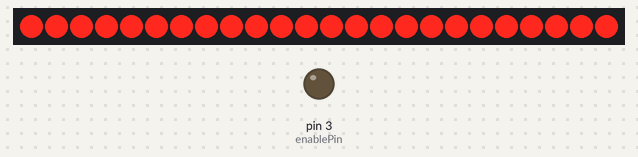
A sketch run on a simulated Arduino Uno, built with avr-gcc and run on an emulated ATmega328P. On the bench: 24 shift-register outputs drawn as a row of LEDs (first output left, lit = HIGH), output pins drawn as LEDs (lit = HIGH). Random numbers use the default seed unless the sketch sets one; pins used as bus, display or sensor lines are not drawn.

Above: at 0.45 s.
Timing chart, 0 to 1.9 s (numbered marks = the images above):
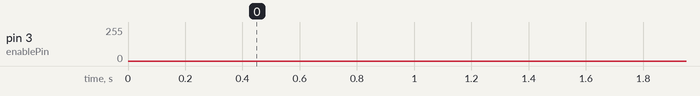

The sketch:

MorlandBargraphSMTV1.ino
```cpp
// PROJECT  :MorlandBargraphSMTV1
// PURPOSE  :To confirm Morland Bargraph SMT version 1 with various animations
// DATE     :2019 02 28
// STATUS   :Working
#define dataPin 13
#define clockPin 12
#define latchPin 11
#define enablePin 3
#define DELAYMS 10
#define R2L 0
#define L2R 1
#define LEDs 24
#define POTT
uint32_t UPPER = 1L << LEDs;
uint32_t n = 1;
uint8_t rate;
void setup() {
  pinMode(dataPin, OUTPUT);   //
  pinMode(clockPin, OUTPUT);  //declare pins for output
  pinMode(latchPin, OUTPUT);  //
  pinMode(enablePin, OUTPUT);  //
  digitalWrite(enablePin, LOW);
#ifdef POT    //currently a one time read on startup to set the rate
  pinMode(A0, OUTPUT);
  pinMode(A2, OUTPUT);
  digitalWrite(A0, LOW);
  digitalWrite(A2, HIGH);
  rate = analogRead(A1) >> 2;
#endif
#ifndef POT
  rate = DELAYMS;
#endif
  //uncomment one of the animations below
  //shoot(L2R, rate);
  //shoot(R2L, rate);
  // displayRandom();
  // displayAll();
  breathe(5);
}

//utility function used by most (all?) animations below
void shift(uint32_t n) {
  digitalWrite(latchPin, LOW);                      //pull latch LOW
  shiftOut(dataPin, clockPin, MSBFIRST, n >> 16);   //upload byte 2 data
  shiftOut(dataPin, clockPin, MSBFIRST, n >> 8);    //upload byte 1 data
  shiftOut(dataPin, clockPin, MSBFIRST, n );        //upload byte 0  data
  digitalWrite(latchPin, HIGH);                     //present bits on output pins
}

//depending on the direction parameter, single LEDs will fly across the entire range
//from right to left (or left to right), at a rate determined by the second parameter
void shoot(uint8_t dir, uint16_t duration) {
  while (true)
    if (dir == R2L) {
      n = 1;
      while (n < UPPER) {
        shift(n);
        delay(duration);
        n <<= 1;
      }
    }
    else {
      n = UPPER >> 1;
      while (n > 0) {
        shift(n);
        delay(duration);    //admire...
        n >>= 1;            //adjust n
      }
    }
}

void displayRandom() {
  while (true) {
    n = random(UPPER);
    shift(n);
    delay(DELAYMS << 3);
  }
}


void displayAll() {
  n = UPPER - 1;                    //prepare to light 'em all!
  shift(n);                         //do it
}

void breathe(uint8_t duration) {
  displayAll();                     //light the entire range of LEDs
  uint8_t level = 0;                //start with output enable
  int8_t delta = 1;                 //increment decrement of PWM on OE' pin (3)
  while (true) {                    //repeat, indefinitely
    analogWrite(enablePin, level);  //Set the PWM duty cycle
    delay(duration);                //admire...
    level += delta;                 //adjust duty cycle (either increase or decrease)
    delta = level == 255 || level == 0 ? -delta : delta;  //change direction, if necessary
  }
}

void loop() {}
```

CBeast.c
```cpp
/*
 * CBeast.c
 * Example of AVR-gcc C Code to present the value of pi on 'The Beast'.
 *'The Beast' is a PCB designed to present a 12-digit PoV display using
 * a normal 595 shift registers for the segment and TPIC6C595 Power logic current sink
 * Created: 8/10/2018 1:10:28 PM
 * Author: Chris Darcy
 */

#include <avr/io.h>
#define F_CPU 16000000UL  // 16 MHz
#include <util/delay.h>

uint8_t latch = 1<<PB2;			//digital pin 10
uint8_t clock = 1<<PB3;			//digital pin 11
uint8_t data = 1<<PB4;			//digital pin 12

// Seven Segment Order:dGFEDCBA
uint8_t dp = 1<<7;
//Assemble the hexadecimal segment maps into single array...
uint8_t  segMaps[] = {0b00111111,0b00000110, 0b01011011, 0b01001111,0b01100110,0b01101101,0b01111100,0b00000111,0b01111111,0b01100111,
	                  0b01110111,0b01111100,0b00111001,0b01011110,0b01111001,0b01110001};

char display[] = "314159265539";  //Sample...

//my 'super' shiftout (23 bits are shifted in one go)
void shiftOut(uint8_t d, uint8_t c, uint8_t l, uint32_t segMap, uint32_t digit ){
	uint32_t bits = (segMap<<16) | digit;
	// assemble the 23-bit shift out value from the segMap and the respective digit
	//pull latch low...
	PORTB &= ~latch;
	//synchronously clock in the data bits
	for (uint32_t mask=1L<<23; mask>0; mask>>=1)	{
		PORTB &= ~clock;
		// should the data bit be set or clear?
		if (bits & mask)
			PORTB |= data;
		else
			PORTB &= ~data;
		PORTB |= clock;
	}
	//pull latch high to present present flipflops on the output pins...
	PORTB |= latch;
}

int main(void)
{
  // Let's use three pins of portB for the shifting...
  DDRB = 0xFF;
  uint8_t i = 0;
  uint32_t segments;
  while(1) {
	segments = segMaps[display[i]-48];
	if (!i) segments |= dp;  //add decimal point on the 3 for pi
	shiftOut(data,clock,latch,segments,1L<<(11-i));
	i = (i+1) % 12;
  }
}
```

CBlink.c
```cpp
/*
 * CBlink.c
 *
 * Created: 8/17/2018 9:07:44 AM
 *  Author: Chris Darcy
 */
#include <avr/io.h>
#define F_CPU 16000000UL  // 16 MHz
#include <util/delay.h>
int main(void)
{
	DDRB |= 1<<PB5;
    while(1)
    {
		PORTB ^= 1<<PB5;
		_delay_ms(1000);
    }
}
```
